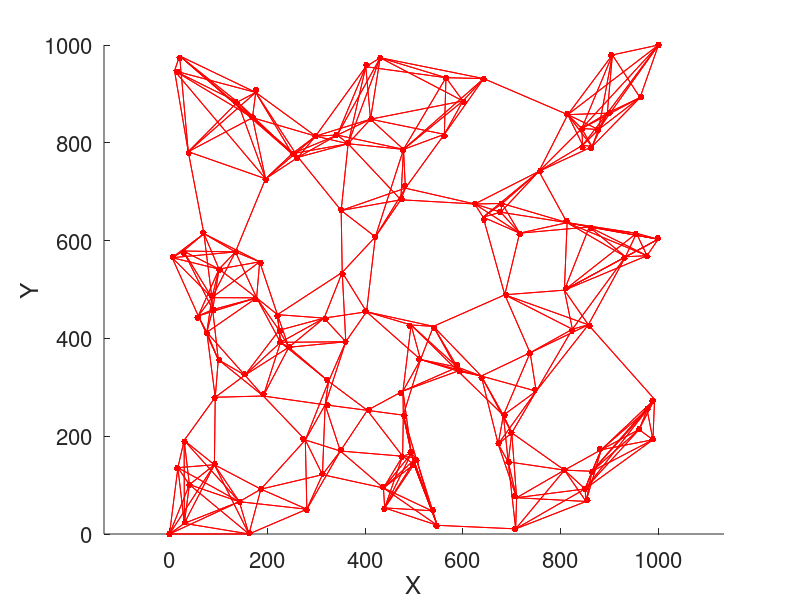

The MATLAB source for this figure: (Note: this script raises an error after producing the figure.)
clear all; clc;

n_agents = 10;
n_neighbors = 6;
type = 2;

if type == 1
    if n_agents < n_neighbors 
        disp('incorrect numbers of agents and neighbors.');
        return;
    end

    A = zeros(n_agents, n_agents); % incidence matrix
    for i = 1 : n_agents

        k = 0;
        while (k ~= n_neighbors)
            n = floor(rand * n_agents)+1;
            if n == i
                continue;
            end
            %if A(i,n) == 0
                A(i,n) = 1;
                A(n,i) = 1;
                k = k + 1;
            %end;
        end
    end

    % is the matrix symmetric?
    if (norm(abs(A')-abs(A)) ~=0)
        disp('Connection graph is not symmetric!')
    end;

    G = graph(abs(A),'OmitSelfLoops')
    plot(G);

end

if type == 2
    step = 100; 
    %sn = floor(sqrt(n_agents));
    sn = n_agents;
    coors = [];
    
    % Regular network
    i = 1;
    for x = 0 : step : sn*step
        for y = 0 : step : sn*step
            coors = [coors; x y];
            i = i+1;
        end
    end
    n_agents = size(coors,1);
    
    % Random network
     coors = rand(n_agents-2, 2)*sn*step;    
     coors = [coors;0 0];
     coors = [coors;sn*step sn*step];
    
    % create connections
    A = zeros(size(coors,1), size(coors,1));
    meas = [];
    for i = 1 : size(coors,1)
        [dist, idx_dist] = sort(sqrt((coors(:,1)-coors(i,1)).^2 + (coors(:,2)-coors(i,2)).^2));
        idx = 2:(n_neighbors+1);
        neigh_idx = idx_dist(idx);
        
        A(i, neigh_idx) = 1;
        A(neigh_idx, i) = 1;
        %meas = [meas; ones(length(idx), 1)*i neigh_idx  dist(idx)];
        meas = [meas; ones(length(idx), 1)*i neigh_idx  dist(idx) + normrnd(0,5)];
    end
    di = logical(eye(size(A)));
    A(di) = 0;

    % is the matrix symmetric?
    if (norm(abs(A')-abs(A)) ~=0)
        disp('Connection graph is not symmetric!')
    end

    % Visualization
    figure(1); clf; hold on;
    %subplot(1, 2, 1); hold on;
    plot(coors(:,1), coors(:,2), 'r.');
    for i = 1 : size(A,1)
        for j = 1 : size(A,1)
            if A(i, j) == 1
                 plot([coors(i,1) coors(j,1)], [coors(i,2) coors(j,2)], 'r-');
            end
            
        end
    end
    xlabel('X'); ylabel('Y');
    axis equal;
    set(gca, 'FontSize', 16);
    
    %subplot(1, 2, 2); hold on;
    %G = graph(abs(A),'OmitSelfLoops');
    %plot(G);
    
    % check the solution
    f = @(x, y, x0, y0, r) (x-x0).^2 + (y-y0).^2 - r.^2;
    norm(f(coors(meas(:,1), 1), coors(meas(:,1), 2), coors(meas(:,2), 1), coors(meas(:,2), 2), meas(:,3))) % has to be zero
    
%     syms x y x0 y0 r
%     diff(f(x, y, x0, y0, r), x)
%     diff(f(x, y, x0, y0, r), y)
%     diff(f(x, y, x0, y0, r), x0)
%     diff(f(x, y, x0, y0, r), y0)
    
    %alpha = 0.2;
    alpha = 3e-7;
    ycoors = coors';
    x0_mat = (ycoors+normrnd(0, 2, 2, size(coors,1)));
    %x0_mat = coors';
    %fix the last 2 points
    x0_mat(1:2, size(x0_mat, 2)) = ycoors(1:2, size(x0_mat, 2));
    x0_mat(1:2, size(x0_mat, 2)-1) = ycoors(1:2, size(x0_mat, 2)-1);   
    
    figure(1);
    %subplot(1, 2, 1); hold on;
    plot(x0_mat(1,:), x0_mat(2,:), 'r.', 'MarkerSize', 15);
    
    x0 = x0_mat(:);
    x0i = x0(1:1:(size(x0_mat, 2)*2-4));
%     for l = 1 : 500
%         
%         % Build Jacobian
%         J = zeros(size(meas,1), size(n_agents*4,1)-4);
%         r = zeros(size(meas,1), 1);
%         for k = 1 : size(meas,1)
% 
%             idx_i = meas(k,1);
%             idx_j = meas(k,2);
%             from_i = (idx_i-1)*2 + 1;
%             from_j = (idx_j-1)*2 + 1;
% 
% %             r0 =  sqrt((x0(from_i)-x0(from_j)).^2 + (x0(from_i+1)-x0(from_j+1)).^2);            
% %             J(k, from_i) = (x0(from_j) - x0(from_i)) / r0;
% %             J(k, from_i+1) = (x0(from_j+1) - x0(from_i+1)) / r0;                       
% %             J(k, from_j) = (x0(from_i) - x0(from_j)) / r0;
% %             J(k, from_j+1) = (x0(from_i+1) - x0(from_j+1)) / r0;                    
% %             r(k) = meas(k, 3)-r0;
% 
%             r0 =  (x0(from_i)-x0(from_j)).^2 + (x0(from_i+1)-x0(from_j+1)).^2;            
%             J(k, from_i)   = (2*x0(from_j) - 2*x0(from_i));
%             J(k, from_i+1) = (2*x0(from_j+1) - 2*x0(from_i+1));                       
%             J(k, from_j)   = (2*x0(from_i) - 2*x0(from_j));
%             J(k, from_j+1) = (2*x0(from_i+1) - 2*x0(from_j+1));                    
%             r(k) = meas(k, 3)^2-r0;
% 
%         end
%         from_i = (size(x0_mat, 2)-1)*2 + 1;
%         J(:, from_i:(from_i+1)) = [];
%         from_i = (size(x0_mat, 2)-2)*2 + 1;
%         J(:, from_i:(from_i+1)) = [];
%                 
% %         if (l > 450)
% %            x0i = x0i - inv(J'*J)*J'*r; % gauss-newton
% %         else
% %             x0i = x0i - alpha*J'*r; % gradient
% %         end
%         
%         x0(1:(size(x0_mat, 2)*2-4)) = x0i(1:(size(x0_mat, 2)*2-4));
%         %norm(J'*r)
%         %norm(x0 - ycoors(:))
%         
%         x0n = [x0(1:2:length(x0)), x0(2:2:length(x0))];
%         norm(f(x0n(meas(:,1), 1), x0n(meas(:,1), 2), x0n(meas(:,2), 1), x0n(meas(:,2), 2), meas(:,3)))
%     end
    
    cont_agents = [size(x0, 1)/2, size(x0, 1)/2-1];
    ci = [(cont_agents-1)*2+1, (cont_agents-1)*2+2];        
    %opts = optimoptions(@fminunc,'Display','none');
    %n = length(x0i);
    %x0i0 = x0i(1:(n-4));
    chk_prob.cont_agents = cont_agents;
    chk_prob.x0 = x0;
    x0i = lsqnonlin(@(x) obj_fn(x, chk_prob.x0, meas, chk_prob.cont_agents), x0i);
    chk_prob.res =  norm(obj_fn(x0i, chk_prob.x0, meas, chk_prob.cont_agents));
        
    % rebuild
    n = length(x0);
    x0n1 = [x0i(1:2:length(x0i)), x0i(2:2:length(x0i))];    
    x0i = [x0i; x0((n-3):n)];
    x0n = [x0i(1:2:length(x0i)), x0i(2:2:length(x0i))];    
    figure(1);
    %subplot(1, 2, 1); hold on;
    plot(x0n1(:,1), x0n1(:,2), 'b.');
    plot(x0n1(:,1), x0n1(:,2), 'bo');
    xlima = [min(coors(:,1))-100, max(coors(:,1))+100];
    ylima = [min(coors(:,2))-100, max(coors(:,2))+100];
    xlim(xlima); ylim(ylima);
    grid on;
end
norm(x0n(:) - coors(:))

sol = x0n;
clear x0n;
x0_mat = (sol'+normrnd(0, 25, 2, size(coors,1)));
save('problem')


% is graph biparite

% events = {'edgetonew', 'edgetodiscovered', 'edgetofinished'};
% T = bfsearch(G, 1, events, 'Restart', true);
% partitions = false(1, numnodes(G));
% is_bipart = true;
% 
% for ii=1:size(T, 1)   
%     if T.Event(ii) == 'edgetonew'
%         partitions(T.Edge(ii, 2)) = ~partitions(T.Edge(ii, 1));
%     else
%         if partitions(T.Edge(ii, 1)) == partitions(T.Edge(ii, 2))
%             is_bipart = false;
%             break;
%         end
%     end
% end
% is_bipart